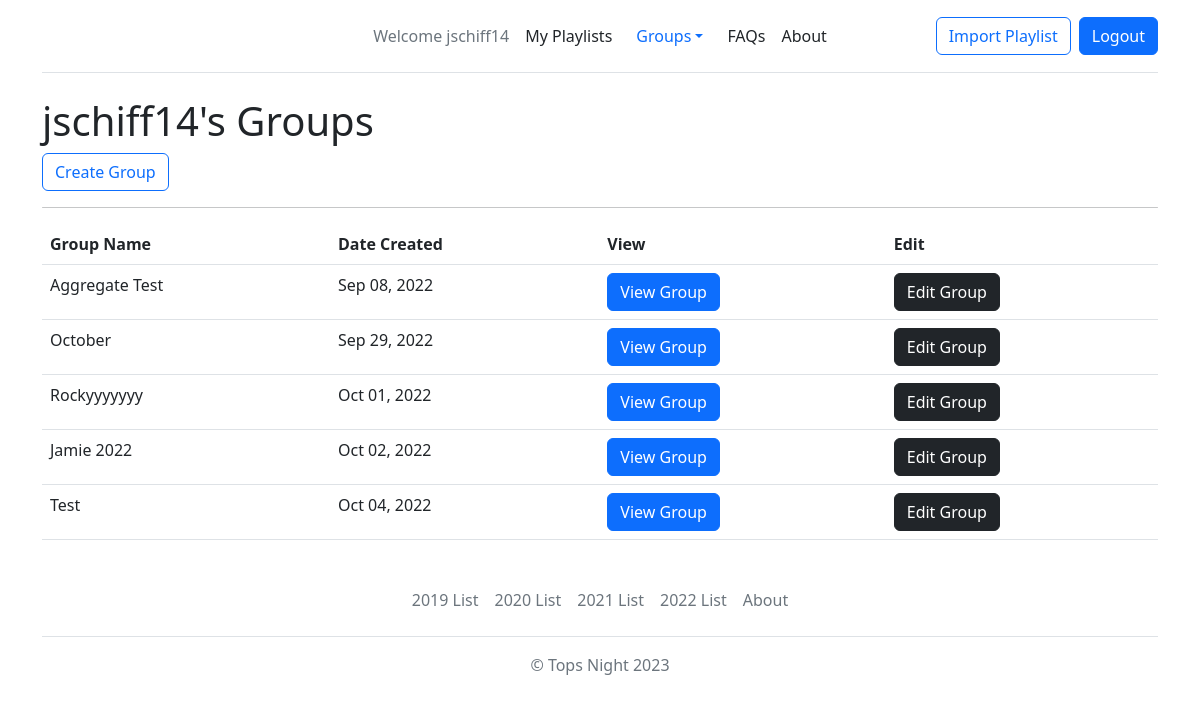
/MyGroups/ (signed in), run on the app's committed database.
### TopsListGenerator/models.py (models this page shows, shortened)
class TopsGroup(models.Model):
	name = models.CharField(max_length=100)
	password = models.CharField(max_length=100)
	playlistHTML = models.TextField(blank=True,null=True)
	created = models.DateTimeField(auto_now_add=True)
	playlistlength = models.IntegerField(blank=True,null=True)
	min_date = models.DateField(blank=True,null=True)
	max_date = models.DateField(blank=True,null=True)
	user = models.ForeignKey(User, on_delete=models.CASCADE)

### TopsListGenerator/views.py (the view)
# urls.py: path("MyGroups/", views.usergroups, name="usergroups"),
@login_required
def usergroups(request):
    groups = TopsGroup.objects.filter(user=request.user)
    return render(request, 'TopsListGenerator/usergroups.html', {'groups' : groups})

### TopsListGenerator/templates/TopsListGenerator/usergroups.html (shortened to what this page needs)
{% extends 'TopsListGenerator/base.html' %}
{% block content %}
{% if groups %}
<h1>{{ user.username }}'s Groups</h1>
	<div>
	    <form action="{% url 'creategroup' %}">
		    	<button type="submit" class="btn btn-outline-primary me-2">Create Group</button>
		</form>
		<hr class="rounded">
	    	<table class="table">
			  	<thead>
			    	<tr>
				      <th scope="col">Group Name</th>
				      <th scope="col">Date Created</th>
				      <th scope="col">View</th>
				      <th scope="col">Edit</th>
			    	</tr>
			  	</thead>
			  	<tbody>
			  	{% for group in groups %}
			  		<tr>
				  		<td>{{ group.name }}</td>
				      	<td>{{ group.created|date:"M d, Y"  }}</td>
				      	<td>
				      		<table>
					      		<form action="{% url 'viewgroup' group.pk %}">
	      							<button type="submit" class="btn btn-primary">View Group</button>
	      						</form>
	      					</table>
				      	</td>
				      	<td>
				      		<table>
	      						<form action="{% url 'editgroup' group.pk %}">
	      							<button type="submit" class="btn btn-dark">Edit Group</button>
	      						</form>
	      					</table>
				      	</td>
				    </tr>
				{% endfor %}
				</tbody>
			</table>
	    {% endif %}
	</div>
{% endblock %}

### TopsListGenerator/templates/TopsListGenerator/base.html (shortened to what this page needs)
{% load static %}
<!doctype html>
<html lang="en">
<head>
  <link href="https://cdn.jsdelivr.net/npm/bootstrap@5.2.0/dist/css/bootstrap.min.css" rel="stylesheet">
</head>
<body>
<div class="container">
  <header class="d-flex flex-wrap align-items-center justify-content-center justify-content-md-between py-3 mb-4 border-bottom">
    <a href="#" class="d-flex align-items-center col-md-3 mb-2 mb-md-0 text-dark text-decoration-none">
      <svg class="bi me-2" width="40" height="32" role="img" aria-label="Bootstrap"><use xlink:href="#bootstrap"/></svg>
    </a>
    {% if user.is_authenticated %}
      <ul class="nav col-12 col-md-auto mb-2 justify-content-center mb-md-0">
          <li><a href="{% url 'home' %}" class="nav-link px-2 link-secondary">Welcome {{ user.username }}</a></li>
          <li><a href="{% url 'userplaylists' %}" class="nav-link px-2 link-dark">My Playlists</a></li>
          <li class="nav-item dropdown">
            <a class="nav-link dropdown-toggle" href="#" role="button" data-bs-toggle="dropdown" aria-expanded="false">
            Groups</a>
          </li>
          <li><a href="{% url 'FAQs' %}" class="nav-link px-2 link-dark">FAQs</a></li>
          <li><a href="{% url 'about' %}" class="nav-link px-2 link-dark">About</a></li>
      </ul>
      <div class="col-md-3 text-end">
        <table>
          <form action="{% url 'importplaylist' %}">
              <button type="submit" class="btn btn-outline-primary me-2">Import Playlist</button>
          </form>
          <form action="{% url 'logoutuser' %}" method="POST">
              <button type="submit" class="btn btn-primary">Logout</button>
          </form>
        </table>
      </div>
    {% endif %}
  </header>
  {% block content %}{% endblock %}
  <footer class="py-3 my-4">
    <ul class="nav justify-content-center border-bottom pb-3 mb-3">
      <li class="nav-item"><a href="https://open.spotify.com/playlist/6zq6rrkTaaG38OQGnddeOn" class="nav-link px-2 text-muted" target="_blank" rel="noopener noreferrer">2019 List</a></li>
      <li class="nav-item"><a href="https://open.spotify.com/playlist/1ThCoe0JZnwVGShzk40iEQ" class="nav-link px-2 text-muted" target="_blank" rel="noopener noreferrer">2020 List</a></li>
      <li class="nav-item"><a href="https://open.spotify.com/playlist/0tdHT1hDdDtSYAt2ybghm8" class="nav-link px-2 text-muted" target="_blank" rel="noopener noreferrer">2021 List</a></li>
      <li class="nav-item"><a href="https://open.spotify.com/playlist/4VZUQydvOsdeEyVlAGsj24" class="nav-link px-2 text-muted" target="_blank" rel="noopener noreferrer">2022 List</a></li>
      <li class="nav-item"><a href="#" class="nav-link px-2 text-muted">About</a></li>
    </ul>
    <p class="text-center text-muted">&copy; Tops Night 2023</p>
  </footer>
</div>
</body>

### data on the page
TopsGroup: name "Aggregate Test", created "Sep 08, 2022"
TopsGroup: name "October", created "Sep 29, 2022"
TopsGroup: name "Rockyyyyyyy", created "Oct 01, 2022"
TopsGroup: name "Jamie 2022", created "Oct 02, 2022"
TopsGroup: name "Test", created "Oct 04, 2022"

### other printed values
{{ user.username }} "jschiff14"
